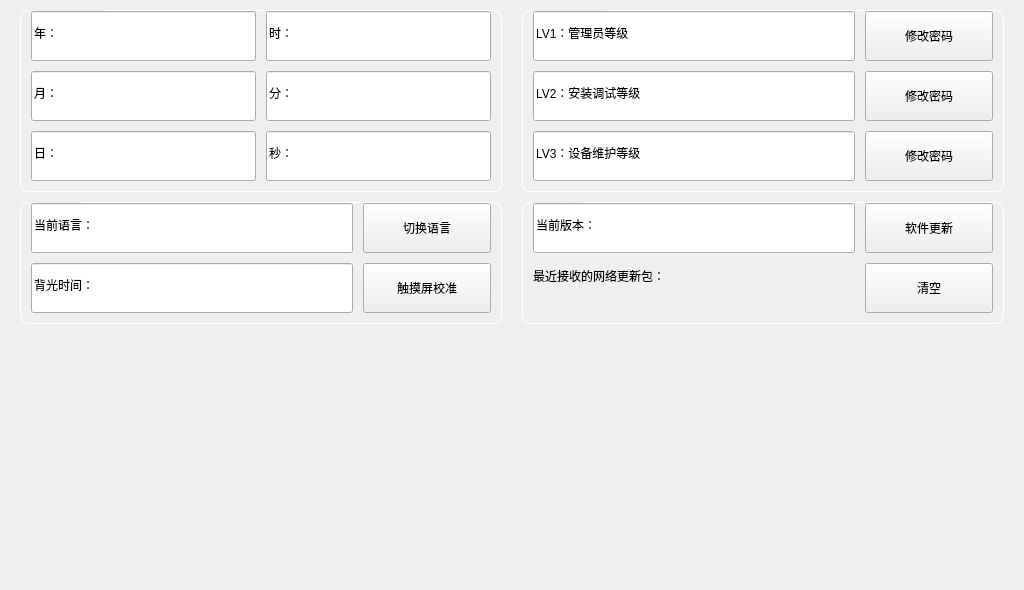
<?xml version="1.0" encoding="UTF-8"?>
<ui version="4.0">
 <class>FormMenuMac1</class>
 <widget class="QWidget" name="FormMenuMac1">
  <property name="geometry">
   <rect>
    <x>0</x>
    <y>0</y>
    <width>1024</width>
    <height>590</height>
   </rect>
  </property>
  <property name="windowTitle">
   <string>FormMenuMac1</string>
  </property>
  <property name="styleSheet">
   <string notr="true">QGroupBox {
color: white;
border: 1px solid white;
border-radius:8px;
margin-top: 0.5em;
padding-top: 0.6em;
}
QGroupBox::title {
subcontrol-origin: margin;
left: 9px;
}</string>
  </property>
  <widget class="QWidget" name="widget_2" native="true">
   <property name="geometry">
    <rect>
     <x>522</x>
     <y>10</y>
     <width>482</width>
     <height>610</height>
    </rect>
   </property>
   <layout class="QVBoxLayout" name="verticalLayout_5">
    <property name="spacing">
     <number>10</number>
    </property>
    <property name="leftMargin">
     <number>0</number>
    </property>
    <property name="topMargin">
     <number>0</number>
    </property>
    <property name="rightMargin">
     <number>0</number>
    </property>
    <property name="bottomMargin">
     <number>0</number>
    </property>
    <item>
     <widget class="QGroupBox" name="groupBox">
      <property name="title">
       <string>等级密码修改</string>
      </property>
      <layout class="QGridLayout" name="gridLayout_4">
       <property name="leftMargin">
        <number>10</number>
       </property>
       <property name="topMargin">
        <number>0</number>
       </property>
       <property name="rightMargin">
        <number>10</number>
       </property>
       <property name="bottomMargin">
        <number>10</number>
       </property>
       <property name="spacing">
        <number>10</number>
       </property>
       <item row="1" column="0">
        <widget class="QImageLineEdit" name="pwd_2">
         <property name="minimumSize">
          <size>
           <width>0</width>
           <height>50</height>
          </size>
         </property>
         <property name="text">
          <string>LV2：安装调试等级</string>
         </property>
         <property name="readOnly">
          <bool>true</bool>
         </property>
        </widget>
       </item>
       <item row="2" column="0">
        <widget class="QImageLineEdit" name="pwd_3">
         <property name="minimumSize">
          <size>
           <width>0</width>
           <height>50</height>
          </size>
         </property>
         <property name="text">
          <string>LV3：设备维护等级</string>
         </property>
         <property name="readOnly">
          <bool>true</bool>
         </property>
        </widget>
       </item>
       <item row="0" column="0">
        <widget class="QImageLineEdit" name="pwd_1">
         <property name="minimumSize">
          <size>
           <width>0</width>
           <height>50</height>
          </size>
         </property>
         <property name="text">
          <string>LV1：管理员等级</string>
         </property>
         <property name="readOnly">
          <bool>true</bool>
         </property>
        </widget>
       </item>
       <item row="0" column="1">
        <widget class="QPushButton" name="pwd_m_1">
         <property name="sizePolicy">
          <sizepolicy hsizetype="Preferred" vsizetype="Fixed">
           <horstretch>0</horstretch>
           <verstretch>0</verstretch>
          </sizepolicy>
         </property>
         <property name="minimumSize">
          <size>
           <width>128</width>
           <height>50</height>
          </size>
         </property>
         <property name="text">
          <string>修改密码</string>
         </property>
        </widget>
       </item>
       <item row="1" column="1">
        <widget class="QPushButton" name="pwd_m_2">
         <property name="sizePolicy">
          <sizepolicy hsizetype="Preferred" vsizetype="Fixed">
           <horstretch>0</horstretch>
           <verstretch>0</verstretch>
          </sizepolicy>
         </property>
         <property name="minimumSize">
          <size>
           <width>128</width>
           <height>50</height>
          </size>
         </property>
         <property name="text">
          <string>修改密码</string>
         </property>
        </widget>
       </item>
       <item row="2" column="1">
        <widget class="QPushButton" name="pwd_m_3">
         <property name="sizePolicy">
          <sizepolicy hsizetype="Preferred" vsizetype="Fixed">
           <horstretch>0</horstretch>
           <verstretch>0</verstretch>
          </sizepolicy>
         </property>
         <property name="minimumSize">
          <size>
           <width>128</width>
           <height>50</height>
          </size>
         </property>
         <property name="text">
          <string>修改密码</string>
         </property>
        </widget>
       </item>
      </layout>
     </widget>
    </item>
    <item>
     <widget class="QGroupBox" name="groupBox_5">
      <property name="title">
       <string>版本信息</string>
      </property>
      <layout class="QGridLayout" name="gridLayout_3">
       <property name="leftMargin">
        <number>10</number>
       </property>
       <property name="topMargin">
        <number>0</number>
       </property>
       <property name="rightMargin">
        <number>10</number>
       </property>
       <property name="bottomMargin">
        <number>10</number>
       </property>
       <property name="spacing">
        <number>10</number>
       </property>
       <item row="0" column="0">
        <widget class="QImageLineEdit" name="ver">
         <property name="minimumSize">
          <size>
           <width>0</width>
           <height>50</height>
          </size>
         </property>
         <property name="text">
          <string>当前版本：</string>
         </property>
         <property name="readOnly">
          <bool>true</bool>
         </property>
        </widget>
       </item>
       <item row="0" column="1">
        <widget class="QPushButton" name="verup">
         <property name="sizePolicy">
          <sizepolicy hsizetype="Preferred" vsizetype="Fixed">
           <horstretch>0</horstretch>
           <verstretch>0</verstretch>
          </sizepolicy>
         </property>
         <property name="minimumSize">
          <size>
           <width>128</width>
           <height>50</height>
          </size>
         </property>
         <property name="text">
          <string>软件更新</string>
         </property>
        </widget>
       </item>
       <item row="1" column="0">
        <layout class="QVBoxLayout" name="verticalLayout_6">
         <property name="spacing">
          <number>0</number>
         </property>
         <property name="leftMargin">
          <number>0</number>
         </property>
         <property name="topMargin">
          <number>0</number>
         </property>
         <property name="rightMargin">
          <number>0</number>
         </property>
         <property name="bottomMargin">
          <number>0</number>
         </property>
         <item>
          <widget class="QLabel" name="lab_net_up">
           <property name="text">
            <string>最近接收的网络更新包：</string>
           </property>
          </widget>
         </item>
         <item>
          <widget class="QLabel" name="net_up">
           <property name="text">
            <string/>
           </property>
           <property name="wordWrap">
            <bool>true</bool>
           </property>
          </widget>
         </item>
        </layout>
       </item>
       <item row="1" column="1">
        <widget class="QPushButton" name="net_up_clear">
         <property name="sizePolicy">
          <sizepolicy hsizetype="Preferred" vsizetype="Fixed">
           <horstretch>0</horstretch>
           <verstretch>0</verstretch>
          </sizepolicy>
         </property>
         <property name="minimumSize">
          <size>
           <width>128</width>
           <height>50</height>
          </size>
         </property>
         <property name="text">
          <string>清空</string>
         </property>
        </widget>
       </item>
      </layout>
     </widget>
    </item>
    <item>
     <spacer name="verticalSpacer_2">
      <property name="orientation">
       <enum>Qt::Vertical</enum>
      </property>
      <property name="sizeHint" stdset="0">
       <size>
        <width>20</width>
        <height>40</height>
       </size>
      </property>
     </spacer>
    </item>
   </layout>
  </widget>
  <widget class="QWidget" name="widget" native="true">
   <property name="geometry">
    <rect>
     <x>20</x>
     <y>10</y>
     <width>482</width>
     <height>610</height>
    </rect>
   </property>
   <layout class="QVBoxLayout" name="verticalLayout_4">
    <property name="spacing">
     <number>10</number>
    </property>
    <property name="leftMargin">
     <number>0</number>
    </property>
    <property name="topMargin">
     <number>0</number>
    </property>
    <property name="rightMargin">
     <number>0</number>
    </property>
    <property name="bottomMargin">
     <number>0</number>
    </property>
    <item>
     <widget class="QGroupBox" name="groupBox_2">
      <property name="title">
       <string>日期时间设置</string>
      </property>
      <layout class="QGridLayout" name="gridLayout">
       <property name="leftMargin">
        <number>10</number>
       </property>
       <property name="topMargin">
        <number>0</number>
       </property>
       <property name="rightMargin">
        <number>10</number>
       </property>
       <property name="bottomMargin">
        <number>10</number>
       </property>
       <property name="spacing">
        <number>10</number>
       </property>
       <item row="1" column="0">
        <widget class="QImageLineEdit" name="dt_2">
         <property name="minimumSize">
          <size>
           <width>0</width>
           <height>50</height>
          </size>
         </property>
         <property name="text">
          <string>月：</string>
         </property>
        </widget>
       </item>
       <item row="2" column="0">
        <widget class="QImageLineEdit" name="dt_3">
         <property name="minimumSize">
          <size>
           <width>0</width>
           <height>50</height>
          </size>
         </property>
         <property name="text">
          <string>日：</string>
         </property>
        </widget>
       </item>
       <item row="2" column="1">
        <widget class="QImageLineEdit" name="dt_6">
         <property name="minimumSize">
          <size>
           <width>0</width>
           <height>50</height>
          </size>
         </property>
         <property name="text">
          <string>秒：</string>
         </property>
        </widget>
       </item>
       <item row="1" column="1">
        <widget class="QImageLineEdit" name="dt_5">
         <property name="minimumSize">
          <size>
           <width>0</width>
           <height>50</height>
          </size>
         </property>
         <property name="text">
          <string>分：</string>
         </property>
        </widget>
       </item>
       <item row="0" column="1">
        <widget class="QImageLineEdit" name="dt_4">
         <property name="minimumSize">
          <size>
           <width>0</width>
           <height>50</height>
          </size>
         </property>
         <property name="text">
          <string>时：</string>
         </property>
        </widget>
       </item>
       <item row="0" column="0">
        <widget class="QImageLineEdit" name="dt_1">
         <property name="minimumSize">
          <size>
           <width>0</width>
           <height>50</height>
          </size>
         </property>
         <property name="text">
          <string>年：</string>
         </property>
        </widget>
       </item>
      </layout>
     </widget>
    </item>
    <item>
     <widget class="QGroupBox" name="groupBox_3">
      <property name="title">
       <string>显示设置</string>
      </property>
      <layout class="QGridLayout" name="gridLayout_2">
       <property name="leftMargin">
        <number>10</number>
       </property>
       <property name="topMargin">
        <number>0</number>
       </property>
       <property name="rightMargin">
        <number>10</number>
       </property>
       <property name="bottomMargin">
        <number>10</number>
       </property>
       <property name="spacing">
        <number>10</number>
       </property>
       <item row="1" column="0">
        <widget class="QImageLineEdit" name="bl">
         <property name="minimumSize">
          <size>
           <width>0</width>
           <height>50</height>
          </size>
         </property>
         <property name="text">
          <string>背光时间：</string>
         </property>
        </widget>
       </item>
       <item row="1" column="1">
        <widget class="QPushButton" name="ts">
         <property name="sizePolicy">
          <sizepolicy hsizetype="Preferred" vsizetype="Fixed">
           <horstretch>0</horstretch>
           <verstretch>0</verstretch>
          </sizepolicy>
         </property>
         <property name="minimumSize">
          <size>
           <width>128</width>
           <height>50</height>
          </size>
         </property>
         <property name="text">
          <string>触摸屏校准</string>
         </property>
        </widget>
       </item>
       <item row="0" column="0">
        <widget class="QImageLineEdit" name="lang">
         <property name="minimumSize">
          <size>
           <width>0</width>
           <height>50</height>
          </size>
         </property>
         <property name="text">
          <string>当前语言：</string>
         </property>
         <property name="readOnly">
          <bool>true</bool>
         </property>
        </widget>
       </item>
       <item row="0" column="1">
        <widget class="QPushButton" name="lang_m">
         <property name="sizePolicy">
          <sizepolicy hsizetype="Preferred" vsizetype="Fixed">
           <horstretch>0</horstretch>
           <verstretch>0</verstretch>
          </sizepolicy>
         </property>
         <property name="minimumSize">
          <size>
           <width>128</width>
           <height>50</height>
          </size>
         </property>
         <property name="text">
          <string>切换语言</string>
         </property>
        </widget>
       </item>
      </layout>
     </widget>
    </item>
    <item>
     <spacer name="verticalSpacer">
      <property name="orientation">
       <enum>Qt::Vertical</enum>
      </property>
      <property name="sizeHint" stdset="0">
       <size>
        <width>20</width>
        <height>40</height>
       </size>
      </property>
     </spacer>
    </item>
   </layout>
  </widget>
 </widget>
 <customwidgets>
  <customwidget>
   <class>QImageLineEdit</class>
   <extends>QLineEdit</extends>
   <header>MWidget.h</header>
  </customwidget>
 </customwidgets>
 <resources/>
 <connections/>
</ui>
